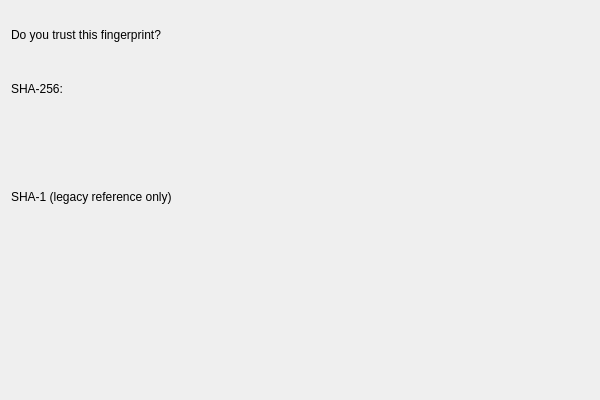
<?xml version="1.0" encoding="UTF-8"?>
<ui version="4.0">
 <class>FingerprintAcceptDialog</class>
 <widget class="QDialog" name="FingerprintAcceptDialog">
  <property name="geometry">
   <rect>
    <x>0</x>
    <y>0</y>
    <width>600</width>
    <height>400</height>
   </rect>
  </property>
  <property name="sizePolicy">
   <sizepolicy hsizetype="Preferred" vsizetype="Preferred">
    <horstretch>0</horstretch>
    <verstretch>0</verstretch>
   </sizepolicy>
  </property>
  <property name="windowTitle">
   <string>Verify peer fingerprint</string>
  </property>
  <layout class="QGridLayout" name="gridLayout">
   <property name="sizeConstraint">
    <enum>QLayout::SetMinimumSize</enum>
   </property>
   <item row="7" column="0" colspan="2">
    <widget class="QDialogButtonBox" name="buttonBox">
     <property name="orientation">
      <enum>Qt::Horizontal</enum>
     </property>
     <property name="standardButtons">
      <set>QDialogButtonBox::NoButton</set>
     </property>
    </widget>
   </item>
   <item row="3" column="0" colspan="2">
    <widget class="QLabel" name="label_sha1">
     <property name="sizePolicy">
      <sizepolicy hsizetype="Preferred" vsizetype="Minimum">
       <horstretch>0</horstretch>
       <verstretch>0</verstretch>
      </sizepolicy>
     </property>
     <property name="text">
      <string>SHA-1 (legacy reference only)</string>
     </property>
     <property name="textFormat">
      <enum>Qt::PlainText</enum>
     </property>
    </widget>
   </item>
   <item row="5" column="0" colspan="2">
    <widget class="QLabel" name="label_explanation">
     <property name="sizePolicy">
      <sizepolicy hsizetype="Preferred" vsizetype="Minimum">
       <horstretch>0</horstretch>
       <verstretch>0</verstretch>
      </sizepolicy>
     </property>
     <property name="text">
      <string />
     </property>
     <property name="wordWrap">
      <bool>true</bool>
     </property>
     <property name="margin">
      <number>10</number>
     </property>
     <property name="textFormat">
      <enum>Qt::PlainText</enum>
     </property>
    </widget>
   </item>
   <item row="4" column="0" colspan="2">
    <widget class="QLabel" name="label_sha1_fingerprint_full">
     <property name="sizePolicy">
      <sizepolicy hsizetype="Preferred" vsizetype="Minimum">
       <horstretch>0</horstretch>
       <verstretch>0</verstretch>
      </sizepolicy>
     </property>
     <property name="text">
      <string />
     </property>
     <property name="textInteractionFlags">
      <set>Qt::TextSelectableByMouse|Qt::TextSelectableByKeyboard</set>
     </property>
     <property name="textFormat">
      <enum>Qt::PlainText</enum>
     </property>
    </widget>
   </item>
   <item row="0" column="0" colspan="2">
    <widget class="QLabel" name="label_title">
     <property name="text">
      <string>Do you trust this fingerprint?</string>
     </property>
     <property name="textFormat">
      <enum>Qt::PlainText</enum>
     </property>
    </widget>
   </item>
   <item row="2" column="1">
    <widget class="QLabel" name="label_sha256_fingerprint_randomart">
     <property name="sizePolicy">
      <sizepolicy hsizetype="Minimum" vsizetype="Minimum">
       <horstretch>0</horstretch>
       <verstretch>0</verstretch>
      </sizepolicy>
     </property>
     <property name="font">
      <font>
       <family>Courier</family>
       <weight>75</weight>
       <bold>true</bold>
      </font>
     </property>
     <property name="text">
      <string />
     </property>
     <property name="alignment">
      <set>Qt::AlignCenter</set>
     </property>
     <property name="textInteractionFlags">
      <set>Qt::TextSelectableByMouse|Qt::TextSelectableByKeyboard</set>
     </property>
     <property name="textFormat">
      <enum>Qt::PlainText</enum>
     </property>
    </widget>
   </item>
   <item row="2" column="0">
    <widget class="QLabel" name="label_sha256_fingerprint_full">
     <property name="text">
      <string />
     </property>
     <property name="alignment">
      <set>Qt::AlignCenter</set>
     </property>
     <property name="textInteractionFlags">
      <set>Qt::TextSelectableByMouse|Qt::TextSelectableByKeyboard</set>
     </property>
     <property name="textFormat">
      <enum>Qt::PlainText</enum>
     </property>
    </widget>
   </item>
   <item row="1" column="0" colspan="2">
    <widget class="QLabel" name="label_sha256">
     <property name="text">
      <string>SHA-256:</string>
     </property>
     <property name="textFormat">
      <enum>Qt::PlainText</enum>
     </property>
    </widget>
   </item>
   <item row="6" column="0" colspan="2">
    <widget class="QLabel" name="copyFeedback">
     <property name="text">
      <string />
     </property>
     <property name="textFormat">
      <enum>Qt::PlainText</enum>
     </property>
    </widget>
   </item>
  </layout>
 </widget>
 <resources />
 <connections>
  <connection>
   <sender>buttonBox</sender>
   <signal>accepted()</signal>
   <receiver>FingerprintAcceptDialog</receiver>
   <slot>accept()</slot>
   <hints>
    <hint type="sourcelabel">
     <x>248</x>
     <y>254</y>
    </hint>
    <hint type="destinationlabel">
     <x>157</x>
     <y>274</y>
    </hint>
   </hints>
  </connection>
  <connection>
   <sender>buttonBox</sender>
   <signal>rejected()</signal>
   <receiver>FingerprintAcceptDialog</receiver>
   <slot>reject()</slot>
   <hints>
    <hint type="sourcelabel">
     <x>316</x>
     <y>260</y>
    </hint>
    <hint type="destinationlabel">
     <x>286</x>
     <y>274</y>
    </hint>
   </hints>
  </connection>
 </connections>
</ui>
